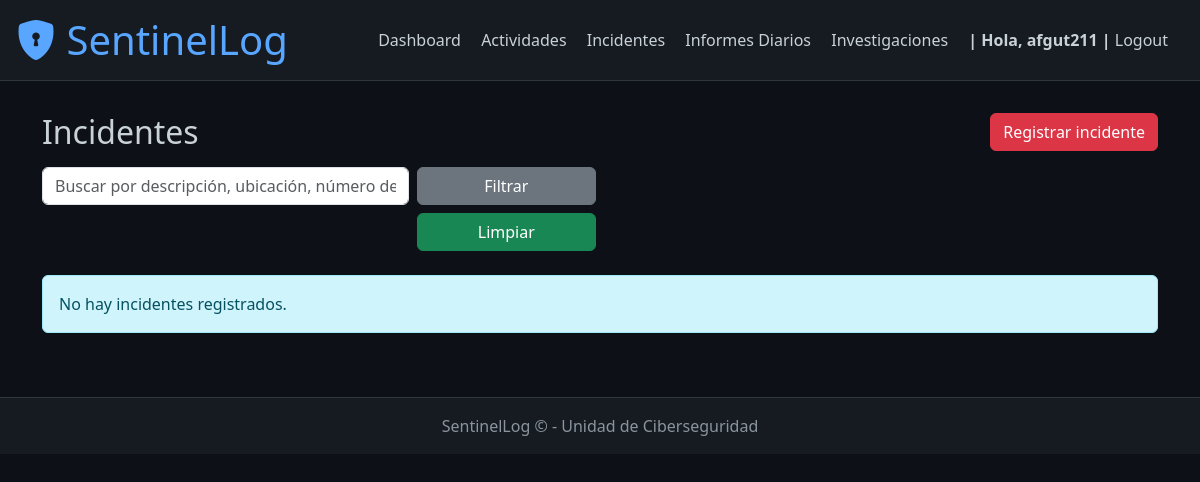
The app's page /incident_management/ (signed in), older data.
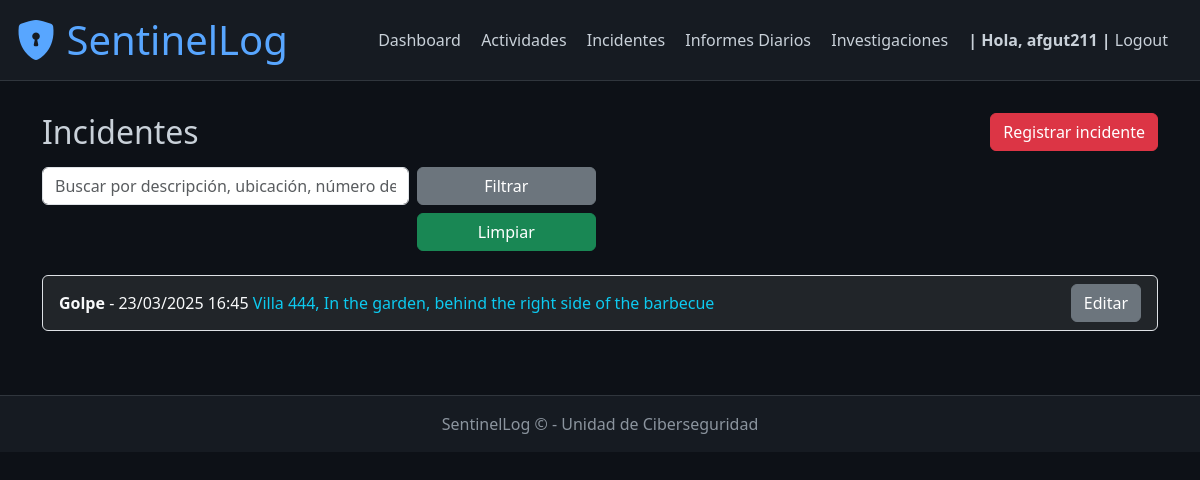
The same page, newer data.
### incident_management/models.py (models this page shows, shortened)
class Incident(models.Model):
    INCIDENT_TYPE_CHOICES = [
        ('robo', 'Robo'),
        ('caida', 'Caída'),
        ('colision', 'Colisión de Vehículo'),
        ('golpe', 'Golpe'),
        ('desmayo', 'Desmayo'),
        ('otro', 'Otro'),
    ]
    incident_type = models.CharField(max_length=20, choices=INCIDENT_TYPE_CHOICES, default='otro')
    date = models.DateTimeField(help_text="Fecha y hora del incidente")
    location = models.CharField(max_length=255)
    description = models.TextField()
    reported_by = models.ForeignKey(User, on_delete=models.SET_NULL, null=True, related_name='incidents_reported')
    incident_report_docx = models.FileField(upload_to='incident_reports/docx/', null=True, blank=True, help_text="Archivo DOCX del Incident Report")
    insurance_case_number = models.CharField(max_length=100, blank=True, help_text="Número de caso de la aseguradora")
    related_investigation = models.ForeignKey(
        'investigations.InvestigationCase',
        on_delete=models.SET_NULL,
        null=True,
        blank=True,
        help_text="Relaciona este incidente con una investigación si aplica"
    )
    created_at = models.DateTimeField(auto_now_add=True)
    docx_text = models.TextField(blank=True, help_text="Texto extraído del DOCX para búsqueda")

### incident_management/views.py (the view, shortened to what this page needs)
# urls.py: path('', views.index, name='daily_activity_index'),
def index(request):
    incidents = Incident.objects.all().order_by('-date')
    search = request.GET.get('search')
    return render(request, 'incident_management/index.html', {
        'incidents': incidents,
        'search': search,
    })

### incident_management/templates/incident_management/index.html (shortened to what this page needs)
{% extends 'base.html' %}
{% block content %}
<div class="d-flex justify-content-between align-items-center mb-3">
    <h2 class="mb-0">Incidentes</h2>
    <a href="{% url 'add_incident' %}" class="btn btn-danger">
        Registrar incidente
    </a>
</div>
<form method="get" class="row g-2 mb-4">
    <div class="col-md-4">
        <input type="text" name="search" class="form-control" placeholder="Buscar por descripción, ubicación, número de caso o texto del DOCX..." value="{{ search|default_if_none:'' }}">
    </div>
    <div class="col-md-2">
        <button type="submit" class="btn btn-secondary w-100">Filtrar</button>
        <a href="{% url 'incident_management_index' %}" class="btn btn-success w-100 mt-2">Limpiar</a>
    </div>
</form>
<div class="list-group">
    {% for incident in incidents %}
        <div class="list-group-item bg-dark text-light d-flex justify-content-between align-items-center">
            <div>
                <a href="{% url 'incident_detail' incident.pk %}" class="text-light text-decoration-none">
                    <strong>{{ incident.get_incident_type_display }}</strong> - {{ incident.date|date:"d/m/Y H:i" }}
                </a>
                <span class="text-info">{{ incident.location }}</span>
            </div>
            <a href="{% url 'edit_incident' incident.pk %}" class="btn btn-secondary">
                Editar
            </a>
        </div>
    {% empty %}
        <div class="alert alert-info mb-0">
            No hay incidentes registrados.
        </div>
    {% endfor %}
</div>
{% endblock %}

Row changes from the older to the newer data that the page shows:
added Incident: incident_type "Golpe", date "23/03/2025 16:45", location "Villa 444, In the garden, behind the right side of the barbecue"
Text that changed along with them:
text no longer shown: "No hay incidentes registrados."
